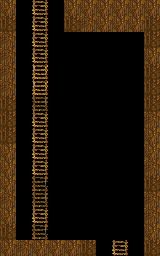

Rendered tile map (Tiled .tmx) drawn with the repository's tilesets; below, a short description and the map source with its tile grids summarised:
An orthogonal 10x16 tile map with 16x16 px tiles, 2 tile layers (blocks, ladders), 3 tilesets.

<map version="1.0" orientation="orthogonal" renderorder="right-down" width="10" height="16" tilewidth="16" tileheight="16" nextobjectid="1">
 <tileset firstgid="1" name="ladder" tilewidth="16" tileheight="16" tilecount="4">
  <image source="../../textures/ladder.png" width="64" height="16" />
 </tileset>
 <tileset firstgid="5" name="stone" tilewidth="16" tileheight="16" tilecount="9">
  <image source="../../textures/stone.png" width="144" height="16" />
 </tileset>
 <tileset firstgid="14" name="wood" tilewidth="16" tileheight="16" tilecount="3">
  <image source="../../textures/wood.png" width="48" height="16" />
 </tileset>
 <layer name="blocks" width="10" height="16">
  <data>[160 cells, 47 non-empty, 3 distinct tile ids]</data>
 </layer>
 <layer name="ladders" width="10" height="16">
  <data>[160 cells, 16 non-empty, 4 distinct tile ids]</data>
 </layer>
</map>